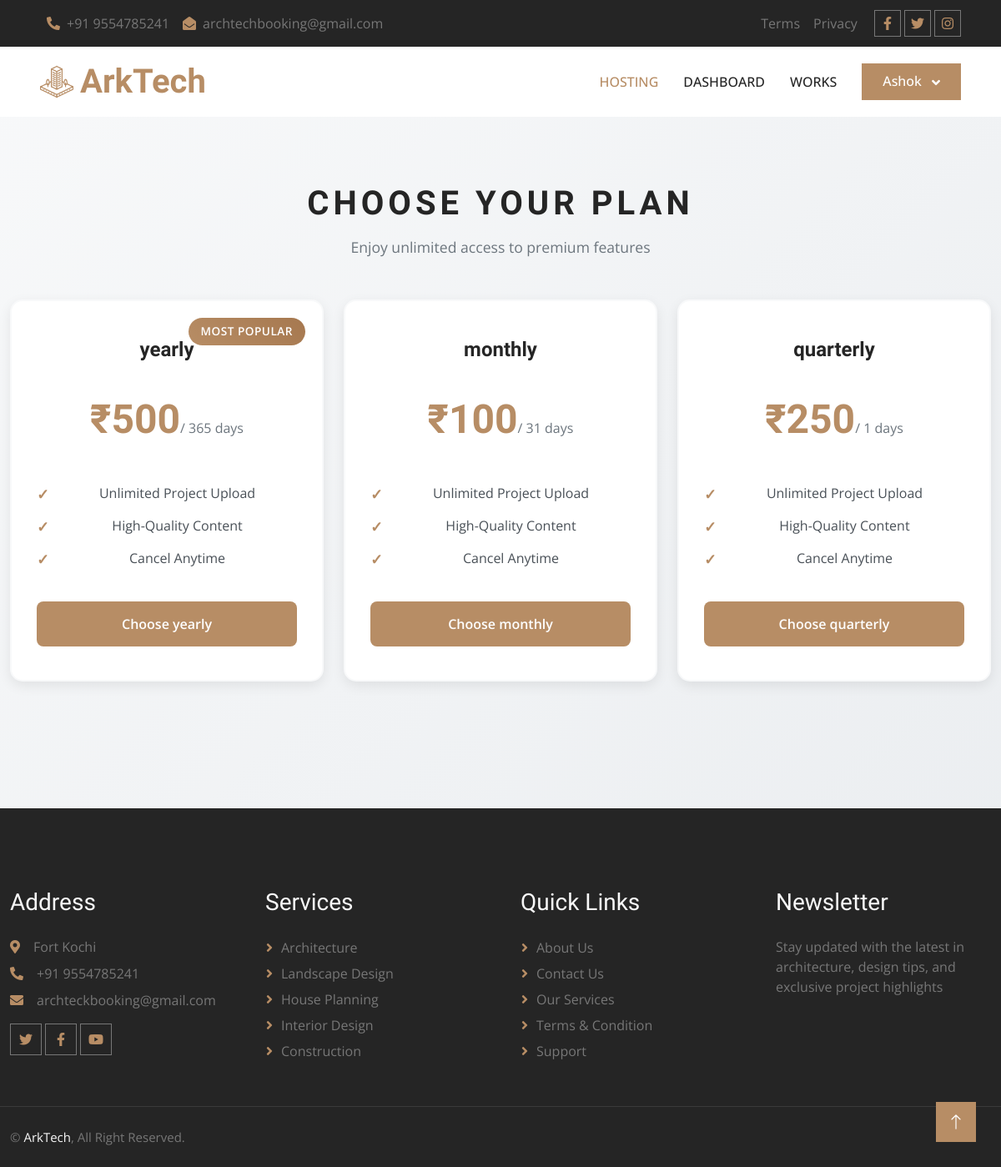
Page /Architect/planview.php (signed in) on the earlier database version.
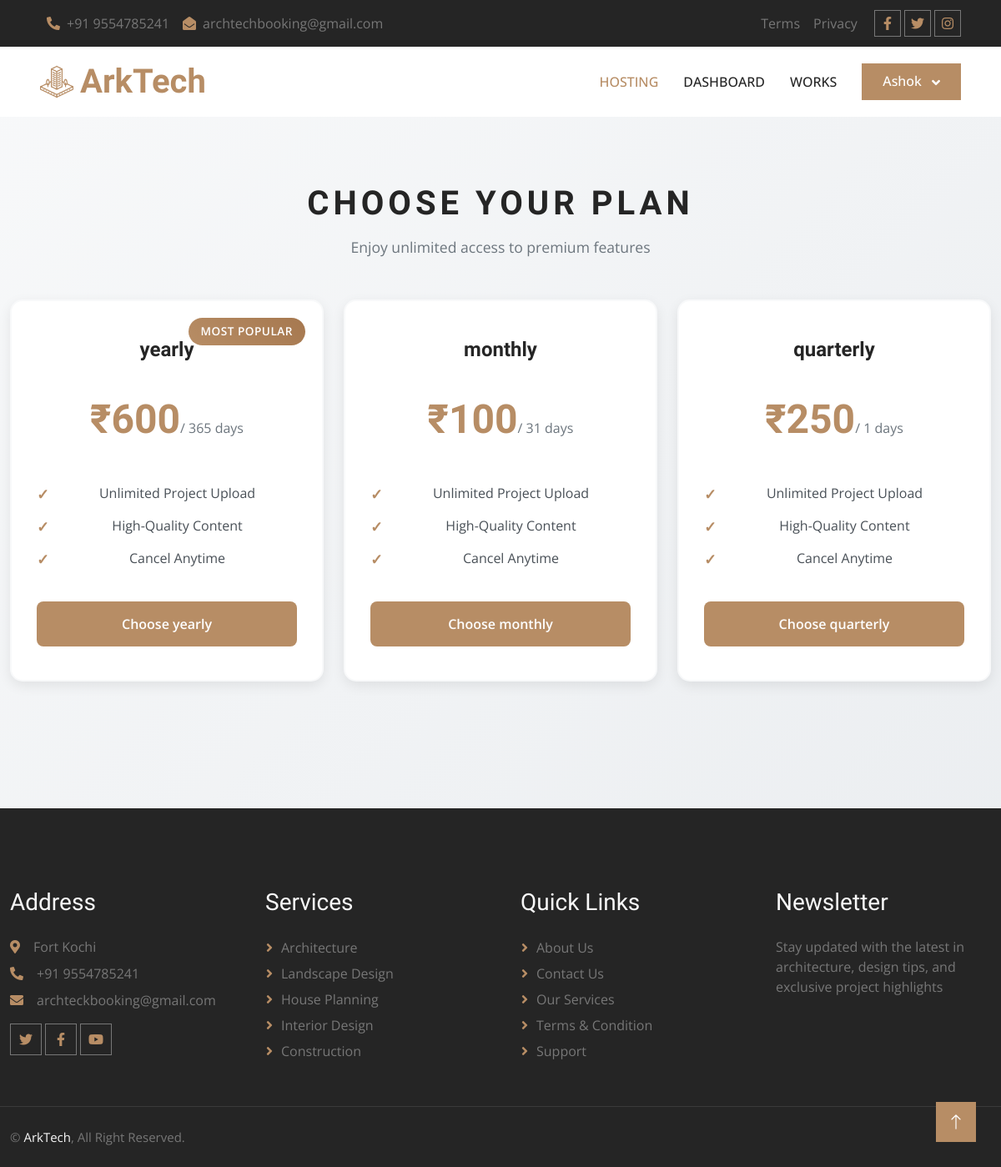
Same page on the later database version.
### tables this page shows
CREATE TABLE IF NOT EXISTS `tbl_plan` (
  `plan_id` int NOT NULL AUTO_INCREMENT,
  `plan_name` varchar(100) NOT NULL,
  `amount` int NOT NULL,
  `duration` int NOT NULL,
  PRIMARY KEY (`plan_id`)
);

### dboperation.php (called while the page is built, shortened)
<?php
class dboperation
{
    public $con,$res;
    function __construct()
    {
        $this->con=mysqli_connect("localhost","root","","arktech");
    }
    public function executequery($sql)
    {
        $this->res=mysqli_query($this->con,$sql);
        return $this->res;
    }
}
?>

### Architect/planview.php (the view, shortened to what this page needs)
<?php
include("header.php");
include_once("../dboperation.php");
$obj = new dboperation();
$sql = "SELECT * FROM tbl_plan";
$result = $obj->executequery($sql);
?>
<section class="pricing-section">
    <div class="container text-center">
        <h2 class="section-title">Choose Your Plan</h2>
        <p class="section-subtitle">Enjoy unlimited access to premium features</p>
        <div class="row justify-content-center mt-5">
            <?php
            $count = 0;
            while ($row = mysqli_fetch_array($result)) {
                $count++;
            ?>
                <div class="col-md-5 col-lg-4 mb-4 d-flex">
                    <div class="pricing-card w-100">
                        <?php if($count == 1) { ?>
                            <span class="popular-tag">Most Popular</span>
                        <?php } ?>
                        <div class="plan-name"><?php echo $row['plan_name']; ?></div>
                        <div class="price">&#8377;<?php echo $row['amount']; ?><span>/ <?php echo $row['duration']; ?> days</span></div>
                        <ul class="features">
                            <li>Unlimited Project Upload</li>
                            <li>High-Quality Content</li>
                            <li>Cancel Anytime</li>
                        </ul>
                        <form action="paymentaction.php" method="post">
                            <button type="submit" class="btn-subscribe">Choose  <?php echo $row['plan_name']; ?></button>
                        </form>
                    </div>
                </div>
            <?php } ?>
        </div>
    </div>
</section>
<?php include("footer.php"); ?>

Differences in the rows shown:
changed tbl_plan "yearly": amount "500" → "600"
